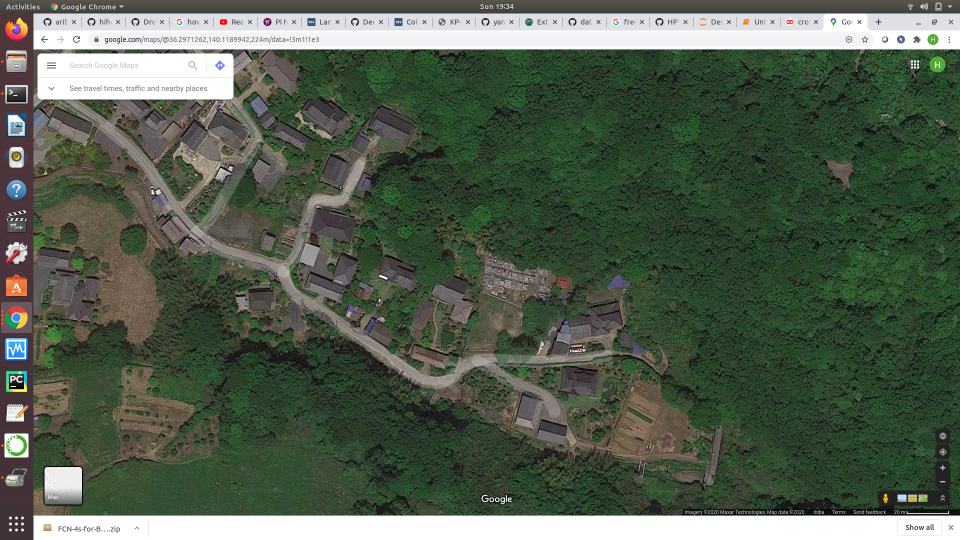
#> input picture 019.png, 1920 x 1080 px (shown at 1/2 size)
$ jupyter execute Segmentation.ipynb   (shell and % lines are left out)
#> lines starting #> are read from the running program, lines starting #| are printed output that depends on the picture; after the words box and inside, x2 and y2 are one past the last pixel; in counts of white or black regions, pixels touching at a corner belong together
[cell 1]
from skimage.color import rgb2gray
import numpy as np
import cv2
import matplotlib.pyplot as plt
from scipy import ndimage

[cell 2]
pic = plt.imread('019.png')
#> pic is the input picture: shape (1080, 1920, 4) float32; mean R, G, B, A 0.327, 0.373, 0.309, 1
pic.shape
plt.imshow(pic)

[cell 3]
pic.shape
#> Out = (1080, 1920, 4)

[cell 4]
size_changed = cv2.resize(pic,(263,192))
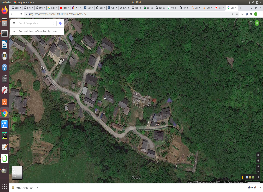
#> size_changed: shape (192, 263, 4) float32; mean R, G, B, A 0.327, 0.374, 0.31, 1
plt.imshow(size_changed)

[cell 5]
gray_pic = rgb2gray(size_changed)
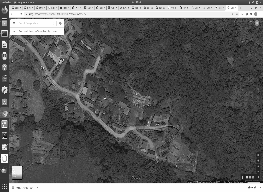
#> gray_pic: shape (192, 263) float32; min 0, max 1, mean 0.359
plt.imshow(gray_pic, cmap='gray')

[cell 6]
gray_pic.shape
#> Out = (192, 263)

[cell 7]
D_Gr_Bu = gray_pic.reshape(gray_pic.shape[0]*gray_pic.shape[1])
for i in range(D_Gr_Bu.shape[0]):
    if D_Gr_Bu[i] > D_Gr_Bu.mean():
        D_Gr_Bu[i] = 1
    else:
        D_Gr_Bu[i] = 0
gray_pic = D_Gr_Bu.reshape(gray_pic.shape[0],gray_pic.shape[1])
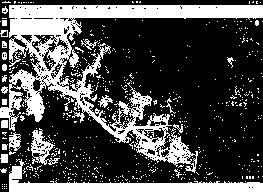
#> gray_pic: shape (192, 263) float32; values 0 (black) and 1 (white), 30.2% white; 626 white regions (602 under 20 px), largest, box (x1, y1, x2, y2) and area: (0, 5, 263, 173) 10158, (9, 159, 263, 192) 2557, (31, 128, 60, 165) 428
print("Differentiate Buildings and Greenery using opencv in satellite images")
plt.imshow(gray_pic, cmap='gray')

$ run again, with 002.png copied over 019.png
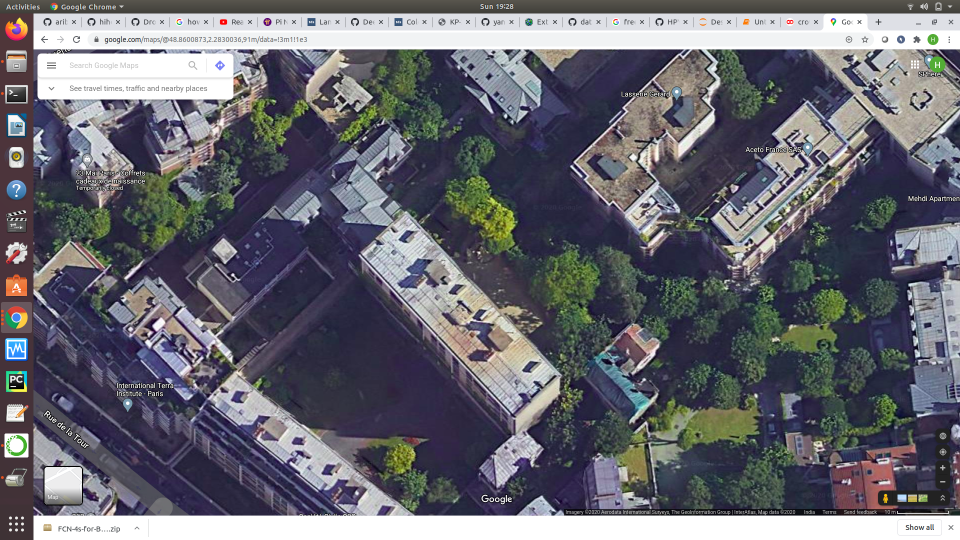
#> input picture 002.png, 1920 x 1080 px (shown at 1/2 size)
#> pic is the input picture: shape (1080, 1920, 4) float32; mean R, G, B, A 0.407, 0.407, 0.441, 1
#> `size_changed = cv2.resize(pic,(263,192))`:
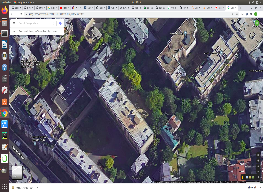
#> size_changed: shape (192, 263, 4) float32; mean R, G, B, A 0.407, 0.407, 0.441, 1
#> `gray_pic = D_Gr_Bu.reshape(gray_pic.shape[0],gray_pic.shape[1])`:
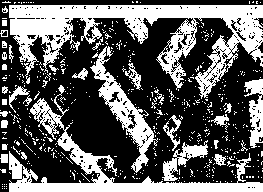
#> gray_pic: shape (192, 263) float32; values 0 (black) and 1 (white), 37.7% white; 525 white regions (493 under 20 px), largest, box (x1, y1, x2, y2) and area: (9, 5, 263, 99) 8578, (9, 85, 263, 192) 4439, (90, 46, 158, 173) 1915
